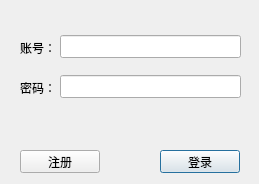
<?xml version="1.0" encoding="UTF-8"?>
<ui version="4.0">
 <class>Dialog</class>
 <widget class="QDialog" name="Dialog">
  <property name="geometry">
   <rect>
    <x>0</x>
    <y>0</y>
    <width>259</width>
    <height>184</height>
   </rect>
  </property>
  <property name="windowTitle">
   <string>登录</string>
  </property>
  <widget class="QLineEdit" name="account">
   <property name="geometry">
    <rect>
     <x>60</x>
     <y>35</y>
     <width>181</width>
     <height>23</height>
    </rect>
   </property>
  </widget>
  <widget class="QLabel" name="label">
   <property name="geometry">
    <rect>
     <x>20</x>
     <y>40</y>
     <width>53</width>
     <height>15</height>
    </rect>
   </property>
   <property name="text">
    <string>账号：</string>
   </property>
  </widget>
  <widget class="QLabel" name="label_2">
   <property name="geometry">
    <rect>
     <x>20</x>
     <y>80</y>
     <width>53</width>
     <height>15</height>
    </rect>
   </property>
   <property name="text">
    <string>密码：</string>
   </property>
  </widget>
  <widget class="QLineEdit" name="password">
   <property name="geometry">
    <rect>
     <x>60</x>
     <y>75</y>
     <width>181</width>
     <height>23</height>
    </rect>
   </property>
  </widget>
  <widget class="QPushButton" name="ok">
   <property name="geometry">
    <rect>
     <x>160</x>
     <y>150</y>
     <width>80</width>
     <height>23</height>
    </rect>
   </property>
   <property name="text">
    <string>登录</string>
   </property>
  </widget>
  <widget class="QPushButton" name="register_2">
   <property name="geometry">
    <rect>
     <x>20</x>
     <y>150</y>
     <width>80</width>
     <height>23</height>
    </rect>
   </property>
   <property name="text">
    <string>注册</string>
   </property>
  </widget>
 </widget>
 <resources/>
 <connections/>
</ui>
